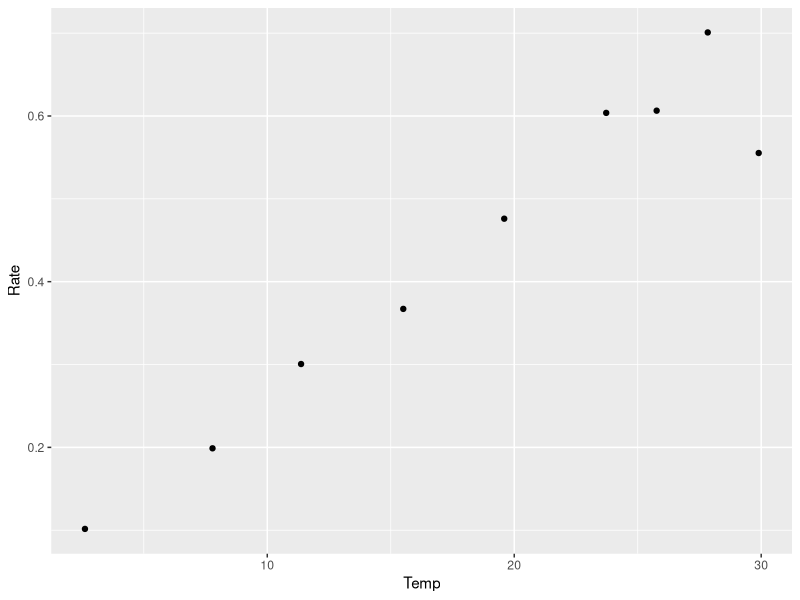

Reproduce this figure in R.
#!/usr/bin/Rscript
# Author - Jacob Griffiths, jacob.griffiths18@imperial.ac.uk
# Date - Nov 2018

library("readxl")
library("ggplot2")
require("minpack.lm") 

options(repr.plot.width=6, repr.plot.height=5)

my_data <- read_excel("../Data/DeLong_data.xlsx", sheet = 1)

Daphnia <- subset(my_data, Scientific.name == "Daphnia middendorffiana")

ggplot(Daphnia, aes(x = Temp, y = Rate)) + geom_point() #scatterplot
